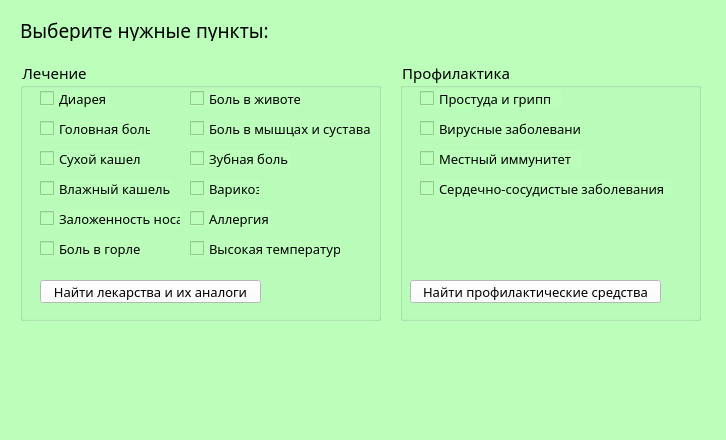
<?xml version="1.0" encoding="UTF-8"?>
<ui version="4.0">
 <class>MainWindow</class>
 <widget class="QMainWindow" name="MainWindow">
  <property name="geometry">
   <rect>
    <x>0</x>
    <y>0</y>
    <width>726</width>
    <height>440</height>
   </rect>
  </property>
  <property name="windowTitle">
   <string>MainWindow</string>
  </property>
  <property name="styleSheet">
   <string notr="true">background-color: rgb(187, 255, 187);</string>
  </property>
  <widget class="QWidget" name="centralwidget">
   <widget class="QGroupBox" name="groupBox">
    <property name="geometry">
     <rect>
      <x>20</x>
      <y>60</y>
      <width>361</width>
      <height>261</height>
     </rect>
    </property>
    <property name="font">
     <font>
      <family>Microsoft YaHei UI Light</family>
      <pointsize>11</pointsize>
     </font>
    </property>
    <property name="title">
     <string>Лечение</string>
    </property>
    <widget class="QCheckBox" name="checkBox_temp">
     <property name="geometry">
      <rect>
       <x>170</x>
       <y>180</y>
       <width>151</width>
       <height>17</height>
      </rect>
     </property>
     <property name="font">
      <font>
       <family>Microsoft YaHei UI Light</family>
       <pointsize>10</pointsize>
      </font>
     </property>
     <property name="text">
      <string>Высокая температура</string>
     </property>
    </widget>
    <widget class="QCheckBox" name="checkBox_nos">
     <property name="geometry">
      <rect>
       <x>20</x>
       <y>150</y>
       <width>141</width>
       <height>17</height>
      </rect>
     </property>
     <property name="font">
      <font>
       <family>Microsoft YaHei UI Light</family>
       <pointsize>10</pointsize>
      </font>
     </property>
     <property name="text">
      <string>Заложенность носа</string>
     </property>
    </widget>
    <widget class="QCheckBox" name="checkBox_headpain">
     <property name="geometry">
      <rect>
       <x>20</x>
       <y>60</y>
       <width>111</width>
       <height>17</height>
      </rect>
     </property>
     <property name="font">
      <font>
       <family>Microsoft YaHei UI Light</family>
       <pointsize>10</pointsize>
      </font>
     </property>
     <property name="text">
      <string>Головная боль</string>
     </property>
    </widget>
    <widget class="QCheckBox" name="checkBox_throatpain">
     <property name="geometry">
      <rect>
       <x>20</x>
       <y>180</y>
       <width>101</width>
       <height>17</height>
      </rect>
     </property>
     <property name="font">
      <font>
       <family>Microsoft YaHei UI Light</family>
       <pointsize>10</pointsize>
      </font>
     </property>
     <property name="text">
      <string>Боль в горле</string>
     </property>
    </widget>
    <widget class="QCheckBox" name="checkBox_allergia">
     <property name="geometry">
      <rect>
       <x>170</x>
       <y>150</y>
       <width>81</width>
       <height>17</height>
      </rect>
     </property>
     <property name="font">
      <font>
       <family>Microsoft YaHei UI Light</family>
       <pointsize>10</pointsize>
      </font>
     </property>
     <property name="text">
      <string>Аллергия</string>
     </property>
    </widget>
    <widget class="QCheckBox" name="checkBox_kashel_sux">
     <property name="geometry">
      <rect>
       <x>20</x>
       <y>90</y>
       <width>101</width>
       <height>17</height>
      </rect>
     </property>
     <property name="font">
      <font>
       <family>Microsoft YaHei UI Light</family>
       <pointsize>10</pointsize>
      </font>
     </property>
     <property name="text">
      <string>Сухой кашель</string>
     </property>
    </widget>
    <widget class="QCheckBox" name="checkBox_diarea">
     <property name="geometry">
      <rect>
       <x>20</x>
       <y>30</y>
       <width>70</width>
       <height>17</height>
      </rect>
     </property>
     <property name="font">
      <font>
       <family>Microsoft YaHei UI Light</family>
       <pointsize>10</pointsize>
      </font>
     </property>
     <property name="text">
      <string>Диарея</string>
     </property>
    </widget>
    <widget class="QCheckBox" name="checkBox_varikoz">
     <property name="geometry">
      <rect>
       <x>170</x>
       <y>120</y>
       <width>70</width>
       <height>17</height>
      </rect>
     </property>
     <property name="font">
      <font>
       <family>Microsoft YaHei UI Light</family>
       <pointsize>10</pointsize>
      </font>
     </property>
     <property name="text">
      <string>Варикоз</string>
     </property>
    </widget>
    <widget class="QCheckBox" name="checkBox_stomachpain">
     <property name="geometry">
      <rect>
       <x>170</x>
       <y>30</y>
       <width>111</width>
       <height>17</height>
      </rect>
     </property>
     <property name="font">
      <font>
       <family>Microsoft YaHei UI Light</family>
       <pointsize>10</pointsize>
      </font>
     </property>
     <property name="text">
      <string>Боль в животе</string>
     </property>
    </widget>
    <widget class="QCheckBox" name="checkBox_musculpain">
     <property name="geometry">
      <rect>
       <x>170</x>
       <y>60</y>
       <width>181</width>
       <height>17</height>
      </rect>
     </property>
     <property name="font">
      <font>
       <family>Microsoft YaHei UI Light</family>
       <pointsize>10</pointsize>
      </font>
     </property>
     <property name="text">
      <string>Боль в мышцах и суставах</string>
     </property>
    </widget>
    <widget class="QCheckBox" name="checkBox_kashel_vlaz">
     <property name="geometry">
      <rect>
       <x>20</x>
       <y>120</y>
       <width>131</width>
       <height>17</height>
      </rect>
     </property>
     <property name="font">
      <font>
       <family>Microsoft YaHei UI Light</family>
       <pointsize>10</pointsize>
      </font>
     </property>
     <property name="text">
      <string>Влажный кашель</string>
     </property>
    </widget>
    <widget class="QCheckBox" name="checkBox_teethpain">
     <property name="geometry">
      <rect>
       <x>170</x>
       <y>90</y>
       <width>101</width>
       <height>17</height>
      </rect>
     </property>
     <property name="font">
      <font>
       <family>Microsoft YaHei UI Light</family>
       <pointsize>10</pointsize>
      </font>
     </property>
     <property name="text">
      <string>Зубная боль</string>
     </property>
    </widget>
    <widget class="QPushButton" name="pushButton_find_pills">
     <property name="geometry">
      <rect>
       <x>20</x>
       <y>220</y>
       <width>221</width>
       <height>23</height>
      </rect>
     </property>
     <property name="font">
      <font>
       <family>Microsoft YaHei UI Light</family>
       <pointsize>10</pointsize>
      </font>
     </property>
     <property name="styleSheet">
      <string notr="true">background-color: rgb(255, 255, 255);</string>
     </property>
     <property name="text">
      <string>Найти лекарства и их аналоги</string>
     </property>
    </widget>
   </widget>
   <widget class="QGroupBox" name="groupBox_2">
    <property name="geometry">
     <rect>
      <x>400</x>
      <y>60</y>
      <width>301</width>
      <height>261</height>
     </rect>
    </property>
    <property name="font">
     <font>
      <family>Microsoft YaHei UI Light</family>
      <pointsize>11</pointsize>
     </font>
    </property>
    <property name="title">
     <string>Профилактика</string>
    </property>
    <widget class="QCheckBox" name="checkBox_gripp">
     <property name="geometry">
      <rect>
       <x>20</x>
       <y>30</y>
       <width>141</width>
       <height>17</height>
      </rect>
     </property>
     <property name="font">
      <font>
       <family>Microsoft YaHei UI Light</family>
       <pointsize>10</pointsize>
      </font>
     </property>
     <property name="text">
      <string>Простуда и грипп</string>
     </property>
    </widget>
    <widget class="QCheckBox" name="checkBox_virus">
     <property name="geometry">
      <rect>
       <x>20</x>
       <y>60</y>
       <width>161</width>
       <height>17</height>
      </rect>
     </property>
     <property name="font">
      <font>
       <family>Microsoft YaHei UI Light</family>
       <pointsize>10</pointsize>
      </font>
     </property>
     <property name="text">
      <string>Вирусные заболевания</string>
     </property>
    </widget>
    <widget class="QCheckBox" name="checkBox_immun">
     <property name="geometry">
      <rect>
       <x>20</x>
       <y>90</y>
       <width>161</width>
       <height>17</height>
      </rect>
     </property>
     <property name="font">
      <font>
       <family>Microsoft YaHei UI Light</family>
       <pointsize>10</pointsize>
      </font>
     </property>
     <property name="text">
      <string>Местный иммунитет</string>
     </property>
    </widget>
    <widget class="QCheckBox" name="checkBox_heart">
     <property name="geometry">
      <rect>
       <x>20</x>
       <y>120</y>
       <width>251</width>
       <height>17</height>
      </rect>
     </property>
     <property name="font">
      <font>
       <family>Microsoft YaHei UI Light</family>
       <pointsize>10</pointsize>
      </font>
     </property>
     <property name="text">
      <string>Сердечно-сосудистые заболевания</string>
     </property>
    </widget>
    <widget class="QPushButton" name="pushButton_find_semiills">
     <property name="geometry">
      <rect>
       <x>10</x>
       <y>220</y>
       <width>251</width>
       <height>23</height>
      </rect>
     </property>
     <property name="font">
      <font>
       <family>Microsoft YaHei UI Light</family>
       <pointsize>10</pointsize>
      </font>
     </property>
     <property name="styleSheet">
      <string notr="true">background-color: rgb(255, 255, 255);</string>
     </property>
     <property name="text">
      <string>Найти профилактические средства</string>
     </property>
    </widget>
   </widget>
   <widget class="QLabel" name="label">
    <property name="geometry">
     <rect>
      <x>20</x>
      <y>20</y>
      <width>261</width>
      <height>21</height>
     </rect>
    </property>
    <property name="font">
     <font>
      <family>Microsoft YaHei UI Light</family>
      <pointsize>14</pointsize>
      <weight>50</weight>
      <bold>false</bold>
     </font>
    </property>
    <property name="cursor">
     <cursorShape>ArrowCursor</cursorShape>
    </property>
    <property name="text">
     <string>Выберите нужные пункты:</string>
    </property>
   </widget>
   <widget class="QLabel" name="label_3">
    <property name="geometry">
     <rect>
      <x>120</x>
      <y>340</y>
      <width>41</width>
      <height>51</height>
     </rect>
    </property>
    <property name="styleSheet">
     <string notr="true">background-image: url(:/newPrefix/Screenshot_3.png);</string>
    </property>
    <property name="text">
     <string/>
    </property>
    <property name="pixmap">
     <pixmap resource="../../../Desktop/proj/projj.qrc">:/newPrefix/Screenshot_3.png</pixmap>
    </property>
    <property name="scaledContents">
     <bool>true</bool>
    </property>
   </widget>
   <widget class="QLabel" name="label_4">
    <property name="geometry">
     <rect>
      <x>10</x>
      <y>340</y>
      <width>61</width>
      <height>51</height>
     </rect>
    </property>
    <property name="styleSheet">
     <string notr="true">background-image: url(:/newPrefix/Screenshot_6.png);</string>
    </property>
    <property name="text">
     <string/>
    </property>
    <property name="pixmap">
     <pixmap resource="../../../Desktop/proj/projj.qrc">:/newPrefix/Screenshot_6.png</pixmap>
    </property>
    <property name="scaledContents">
     <bool>true</bool>
    </property>
   </widget>
   <widget class="QLabel" name="label_5">
    <property name="geometry">
     <rect>
      <x>340</x>
      <y>340</y>
      <width>51</width>
      <height>51</height>
     </rect>
    </property>
    <property name="styleSheet">
     <string notr="true">background-image: url(:/newPrefix/Screenshot_8.png);</string>
    </property>
    <property name="text">
     <string/>
    </property>
    <property name="pixmap">
     <pixmap resource="../../../Desktop/proj/projj.qrc">:/newPrefix/Screenshot_8.png</pixmap>
    </property>
    <property name="scaledContents">
     <bool>true</bool>
    </property>
   </widget>
   <widget class="QLabel" name="label_6">
    <property name="geometry">
     <rect>
      <x>440</x>
      <y>340</y>
      <width>61</width>
      <height>41</height>
     </rect>
    </property>
    <property name="styleSheet">
     <string notr="true">background-image: url(:/newPrefix/Screenshot_10.png);</string>
    </property>
    <property name="text">
     <string/>
    </property>
    <property name="pixmap">
     <pixmap resource="../../../Desktop/proj/projj.qrc">:/newPrefix/Screenshot_10.png</pixmap>
    </property>
    <property name="scaledContents">
     <bool>true</bool>
    </property>
   </widget>
   <widget class="QLabel" name="label_7">
    <property name="geometry">
     <rect>
      <x>240</x>
      <y>330</y>
      <width>61</width>
      <height>61</height>
     </rect>
    </property>
    <property name="styleSheet">
     <string notr="true">background-image: url(:/newPrefix/Screenshot_7.png);</string>
    </property>
    <property name="text">
     <string/>
    </property>
    <property name="pixmap">
     <pixmap resource="../../../Desktop/proj/projj.qrc">:/newPrefix/Screenshot_7.png</pixmap>
    </property>
    <property name="scaledContents">
     <bool>true</bool>
    </property>
   </widget>
   <widget class="QLabel" name="label_8">
    <property name="geometry">
     <rect>
      <x>650</x>
      <y>340</y>
      <width>51</width>
      <height>51</height>
     </rect>
    </property>
    <property name="styleSheet">
     <string notr="true">background-image: url(:/newPrefix/Screenshot_5.png);</string>
    </property>
    <property name="text">
     <string/>
    </property>
    <property name="pixmap">
     <pixmap resource="../../../Desktop/proj/projj.qrc">:/newPrefix/Screenshot_5.png</pixmap>
    </property>
    <property name="scaledContents">
     <bool>true</bool>
    </property>
   </widget>
   <widget class="QLabel" name="label_2">
    <property name="geometry">
     <rect>
      <x>550</x>
      <y>330</y>
      <width>61</width>
      <height>61</height>
     </rect>
    </property>
    <property name="styleSheet">
     <string notr="true">background-image: url(:/newPrefix/Screenshot_9.png);</string>
    </property>
    <property name="text">
     <string/>
    </property>
    <property name="pixmap">
     <pixmap resource="../../../Desktop/proj/projj.qrc">:/newPrefix/Screenshot_9.png</pixmap>
    </property>
    <property name="scaledContents">
     <bool>true</bool>
    </property>
   </widget>
  </widget>
  <widget class="QMenuBar" name="menubar">
   <property name="geometry">
    <rect>
     <x>0</x>
     <y>0</y>
     <width>726</width>
     <height>21</height>
    </rect>
   </property>
  </widget>
  <widget class="QStatusBar" name="statusbar"/>
 </widget>
 <resources>
  <include location="../../../Desktop/proj/projj.qrc"/>
 </resources>
 <connections/>
</ui>
